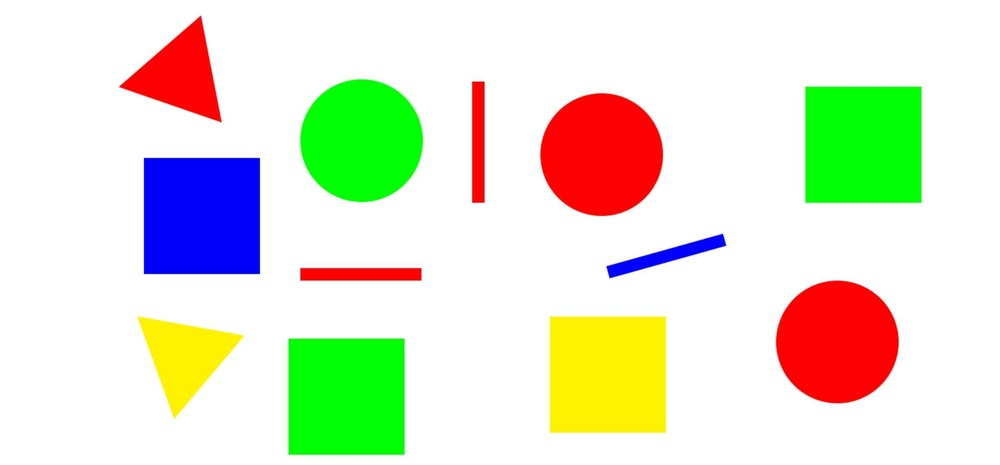
#> input picture test.jpg, 1000 x 465 px, shrunk from 2324 x 1080 before the run
$ python shape_color_detection.py
#> lines starting #> are read from the running program, lines starting #| are printed output that depends on the picture; after the words box and inside, x2 and y2 are one past the last pixel; in counts of white or black regions, pixels touching at a corner belong together
import cv2
import numpy as np
import matplotlib.pyplot as plt
def check_boundry(img,range,lower_bound,upper_bound):
    frist = img[:,:,0]
    sec = img[:,:,1]
    thierd = img[:,:,2]
    y = range[0]
    x = range[1]
    return frist[x,y] >= lower_bound[0] and frist[x,y] <= upper_bound[0] and sec[x,y] >= lower_bound[1] and sec[x,y] <= upper_bound[1] and thierd[x,y] >= lower_bound[2] and thierd[x,y] <= upper_bound[2]
def medin(points):
    x = 0
    y = 0
    for i in range(len(points)):
        x =x+ points[i,0,0]
        y =y+ points[i,0,1]
        print("======",points[i,0,0],"=======")
    return x//len(points) ,y//len(points)
def color_detect(img,range):
    img = cv2.cvtColor(img,cv2.COLOR_BGR2HSV)
    color= "unknown"

    #for red
    lower_bound_r = np.array([0, 100, 50], dtype=np.uint8)
    upper_bound_r = np.array([10, 255, 255], dtype=np.uint8)

    #for blue
    lower_bound_b = np.array([100, 100, 100], dtype=np.uint8)
    upper_bound_b = np.array([140, 255, 255], dtype=np.uint8)


    #for green
    lower_bound_g = np.array([44, 150, 50], dtype=np.uint8)
    upper_bound_g = np.array([65, 255, 255], dtype=np.uint8)


    #for yellow
    lower_bound_y = np.array([20, 150, 50], dtype=np.uint8)
    upper_bound_y = np.array([30, 255, 255], dtype=np.uint8)

    if  check_boundry(img,range,lower_bound_r,upper_bound_r):
        color = "red"
    elif check_boundry(img,range,lower_bound_b,upper_bound_b) :
        color = "blue"
    elif check_boundry(img,range,lower_bound_g,upper_bound_g):
        color = "green"
    elif check_boundry(img,range,lower_bound_y,upper_bound_y) :
        color = "yellow"
    return color

image = cv2.imread("test.jpg")
#> image is the input picture: shape (465, 1000, 3); mean B, G, R 206.1, 228.6, 225
gray = cv2.cvtColor(image, cv2.COLOR_BGR2GRAY)
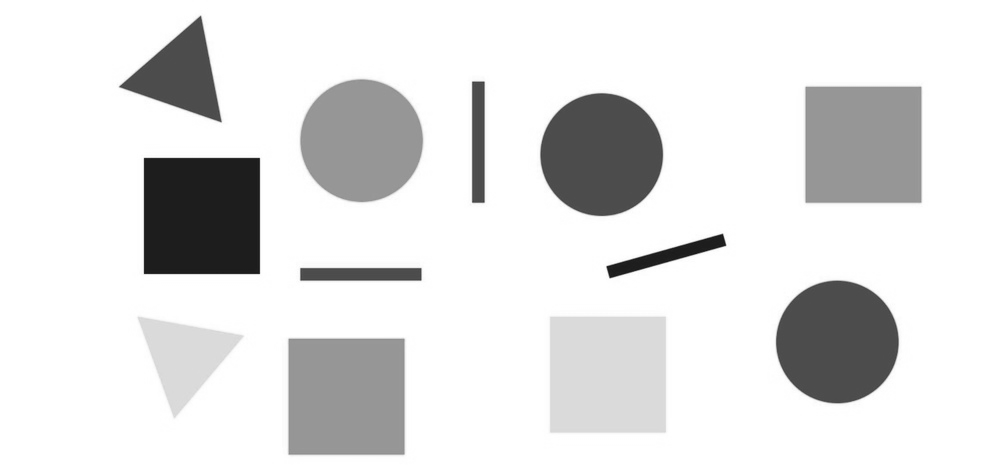
#> gray: shape (465, 1000); min 22, max 255, mean 225
blurred = cv2.GaussianBlur(gray, (3, 3), 0)


edges = cv2.Canny(blurred, 10, 50)
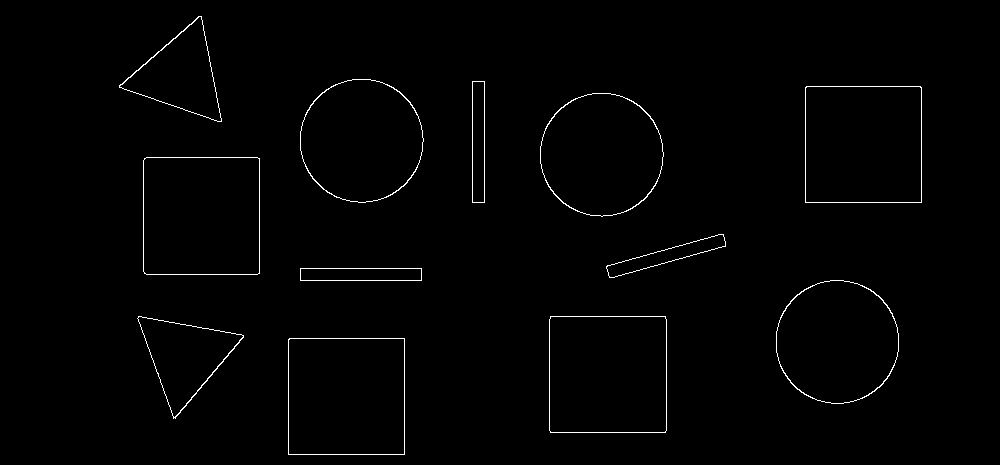
#> edges: shape (465, 1000); 1% white in thin lines or dots, all inside (x1, y1, x2, y2) = (119, 16, 922, 455)


contours, _ = cv2.findContours(edges, cv2.RETR_EXTERNAL, cv2.CHAIN_APPROX_SIMPLE)
#> contours = 12 contours; largest, box (x1, y1, x2, y2) and area: (549, 316, 667, 433) 13564, (143, 157, 260, 275) 13561, (288, 338, 405, 455) 13456, (805, 86, 922, 203) 13455, (300, 79, 424, 203) 11896

for contour in contours:

    epsilon = 0.008 * cv2.arcLength(contour, True)
    approx = cv2.approxPolyDP(contour, epsilon, True)

    x, y, w, h = cv2.boundingRect(approx)

    if len(approx) == 3:
        shape = "Triangle"
    elif len(approx) == 4:
        aspect_ratio = w / float(h)
        if 0.95 <= aspect_ratio <= 1.05:
            shape = "Square"
        else:
            shape = "Rectangle"
    elif len(approx) > 4:
        shape = "Circle"
    else:
        shape = "Unknown"
    color = color_detect(image,medin(approx))
    # print(approx)
    # print("+++++++++++++++++++++++")
    # print(medin(approx))
    cv2.putText(image, color, (x+3, y+3 - 10), cv2.FONT_HERSHEY_SIMPLEX, 0.5, (0, 255, 0), 2)
    cv2.putText(image, shape, (x-3, y-13 - 10), cv2.FONT_HERSHEY_SIMPLEX, 0.5, (255, 0, 0), 2)
    cv2.drawContours(image, [approx], -1, (0, 0, 0), 5)
#> this loop made 12 passes
#> (epsilon, approx, w, h, aspect_ratio, shape) on passes 1, 2, 5, 7, 9, 10: (3.71, [[289, 338], [288, 454], [404, 454], [404, 338]], 117, 117, 1, 'Square'), (3.71, [[550, 316], [550, 432], [665, 432], [665, 316]], 116, 117, 0.991, 'Square'), (2.13, [[300, 268], [300, 280], [421, 280], [421, 268]], 122, 13, 9.38, 'Rectangle'), (3.7, [[144, 158], [144, 273], [259, 273], [259, 158]], 116, 116, 1, 'Square'), (3.7, [[806, 86], [805, 202], [921, 202], [921, 87]], 117, 117, 1, 'Square'), (2.13, [[472, 81], [472, 202], [484, 202], [484, 81]], 13, 122, 0.107, 'Rectangle')
#> (epsilon, approx, w, h, shape, color) on passes 3, 12: (2.75, [[138, 316], [175, 418], [243, 335]], 106, 103, 'Triangle', 'yellow'), (2.74, [[119, 85], [221, 121], [201, 16]], 103, 106, 'Triangle', 'red')
#> (printed output is left out)
#> pass 1, in check_boundry, `frist = img[:,:,0]`:
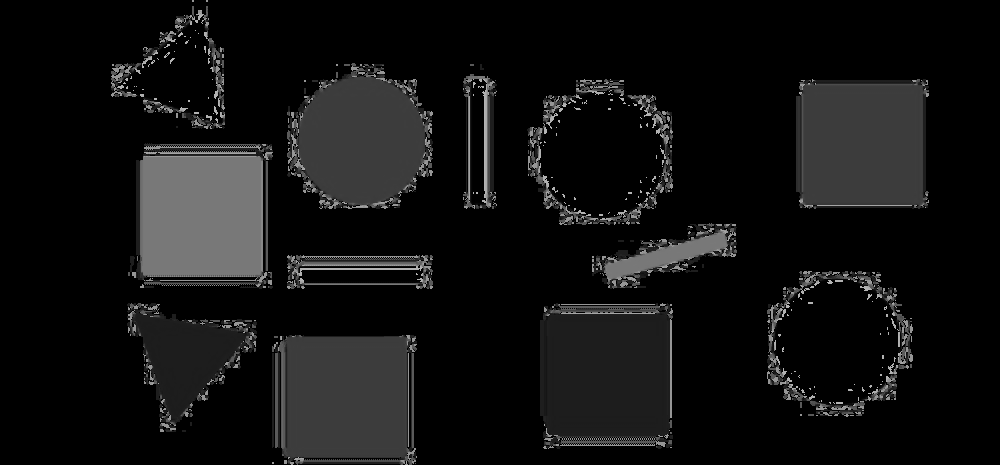
#> frist: shape (465, 1000); min 0, max 179, mean 17.4
#> pass 1, in check_boundry, `sec = img[:,:,1]`:
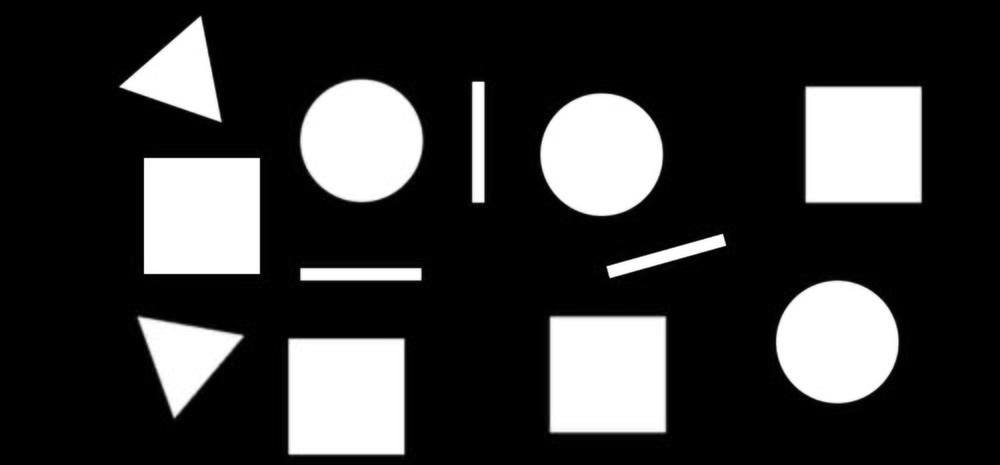
#> sec: shape (465, 1000); min 0, max 255, mean 57.2
#> pass 1, in check_boundry, `thierd = img[:,:,2]`:
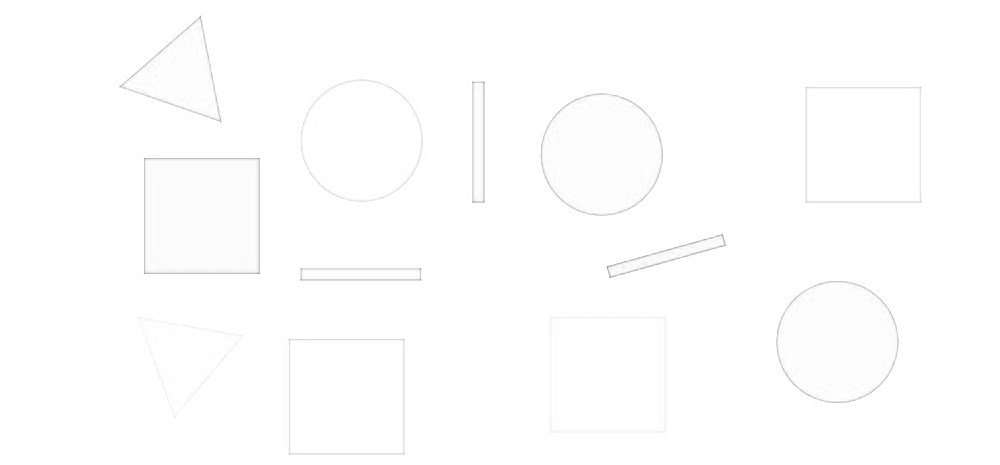
#> thierd: shape (465, 1000); min 149, max 255, mean 254.1
#> after the loop:
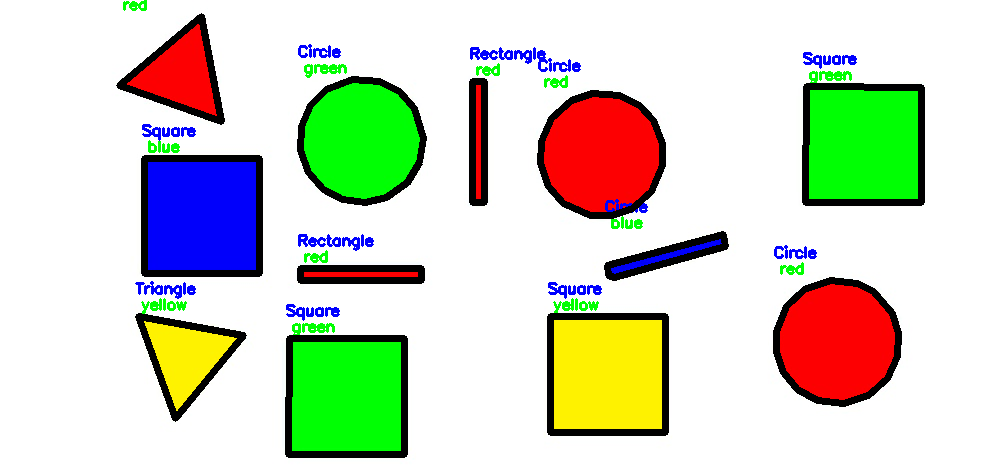
#> image: shape (465, 1000, 3); 8.19% of pixels changed, all inside (x1, y1, x2, y2) = (116, 0, 925, 458)

plt.figure(figsize=(12, 6))
plt.imshow(cv2.cvtColor(image, cv2.COLOR_BGR2RGB))
plt.axis('off')
plt.show()
